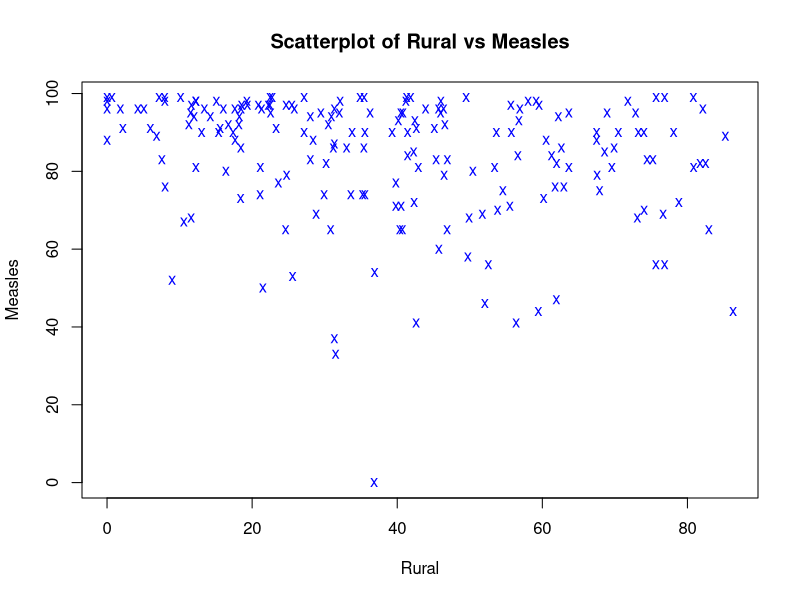
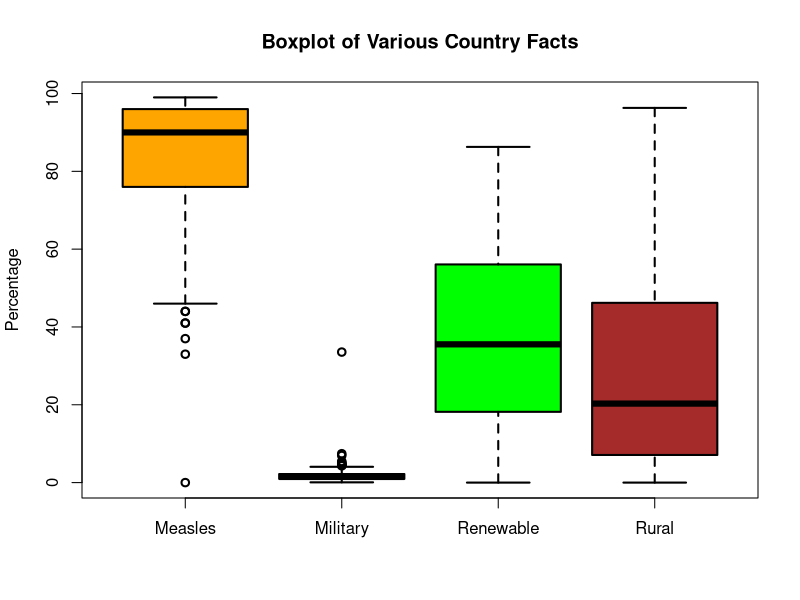

Reproduce these figures in R, in order.
## ---- chunk 1
knitr::opts_chunk$set(echo = TRUE)
## ---- chunk 2
xvec <- 5:9
xvec
## ---- chunk 3
wb = read.csv("WB_2024.csv")
dim(wb)
names(wb)
head(wb, 5)
sapply(wb, class)
# GNI has class integer
wb_Subset <- wb[wb$GNI > 70000 & is.na(wb$GNI)==F,c("Country", "GNI", "EnergyUse", "Measles")]
wb_Subset
wb_Stats <- summary(wb["Debt"], digits = 2)
wb_Stats
length(wb_Stats)
wb_Stats[c(1, 2, 3, 5, 6)]
## ---- chunk 4
plot(wb$Rural, wb$Measles, xlab="Rural", ylab="Measles", main="Scatterplot of Rural vs Measles", col="Blue", pch='x')
boxplot(wb$Measles, wb$Military, wb$Rural, wb$Renewable, 
        names=c("Measles", "Military", "Renewable", "Rural"), 
        main="Boxplot of Various Country Facts",
        ylab="Percentage",
        col=c("Orange", "Red", "Green", "Brown"), 
        lwd=2)
## ---- chunk 5
aList <- list(c(1, 5, 4), letters[c(1, 6, 4, 9, 22, 3)], list(c(1, 1, 1), 
                        c(14, 13, 12), c(3, 2, 1)), c(runif(8)))
mySum <- sum(aList[[3]][[2]])
mySum
## ---- chunk 6

aList[[3]][2]
aList[[3]][[2]]
